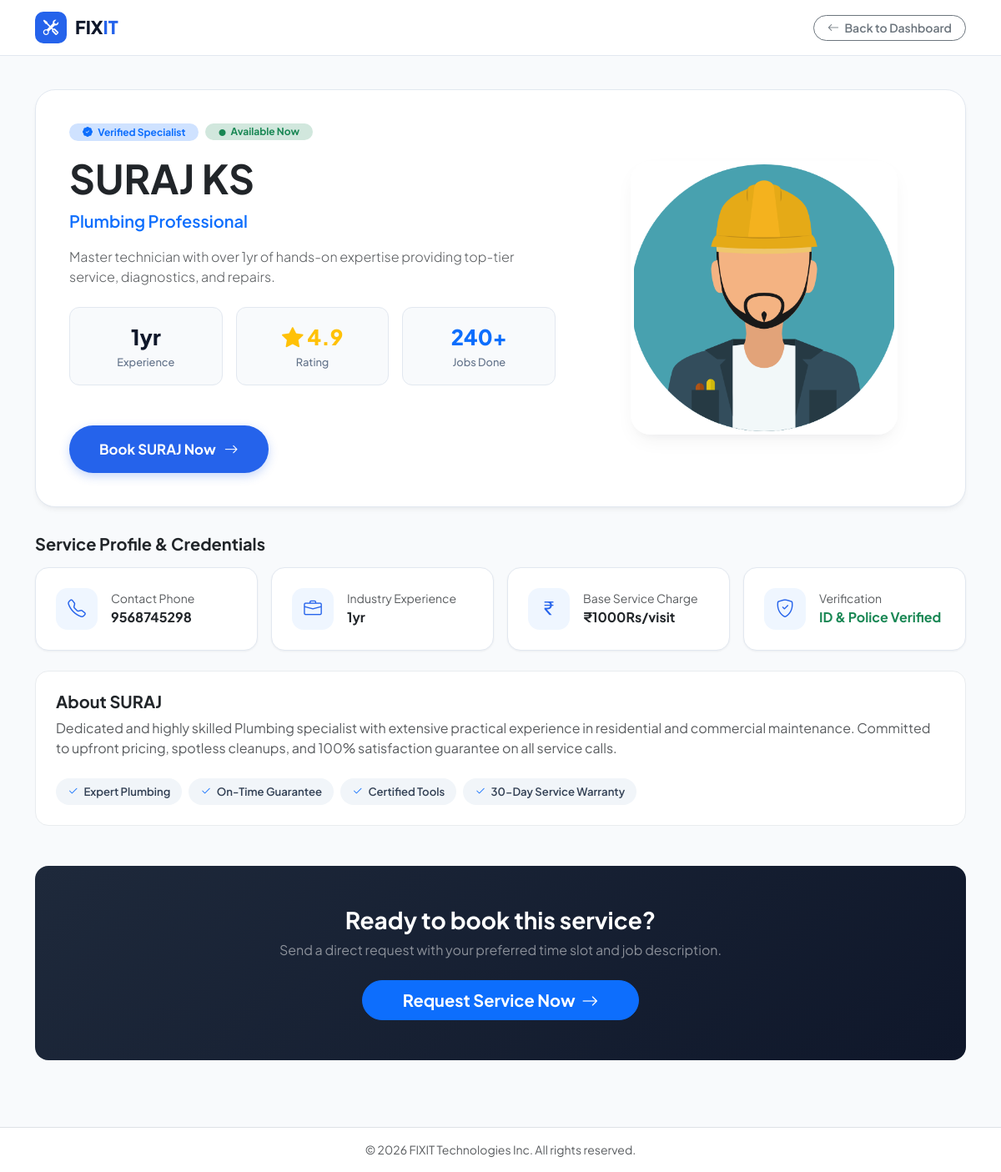
The app's page /worker/61/ with its own data.
### mainapp/models.py (models this page shows, shortened)
class Worker(models.Model):
    TITLE_CHOICES = [
        ('Mr', 'Mr.'),
        ('Ms', 'Ms.'),
    ]
    STATUS_CHOICES = [
        ('pending', 'Pending'),
        ('approved', 'Approved'),
        ('rejected', 'Rejected'),
    ]
    title = models.CharField(max_length=10, choices=TITLE_CHOICES, default='Mr')
    first_name = models.CharField(max_length=100)
    last_name = models.CharField(max_length=100)
    email = models.EmailField(max_length=100, unique=True)
    password = models.CharField(max_length=255)  # Hashed password storage
    gender = models.CharField(max_length=10, choices=[('Male', 'Male'), ('Female', 'Female')])
    phone = models.CharField(max_length=15)
    profession = models.TextField()
    experience = models.TextField()
    amount = models.TextField()
    status = models.BooleanField(default=True, )  # Worker availability
    is_approved = models.BooleanField(default=False)  # New field

### mainapp/views.py (the view)
# urls.py: path('worker/<int:worker_id>/', views.view_worker, name='view_worker'),
def view_worker(request, worker_id):
    worker = get_object_or_404(Worker, id=worker_id)
    return render(request, 'view_worker.html', {'worker': worker})

### mainapp/templates/view_worker.html (shortened to what this page needs)
{% load static %}
<!DOCTYPE html>
<html lang="en">
<head>
    <link href="https://cdn.jsdelivr.net/npm/bootstrap@5.3.3/dist/css/bootstrap.min.css" rel="stylesheet">
    <link rel="stylesheet" href="https://cdnjs.cloudflare.com/ajax/libs/bootstrap-icons/1.11.3/font/bootstrap-icons.min.css">
</head>
<body>
    <nav class="dash-navbar">
        <div class="container">
            <div class="d-flex align-items-center justify-content-between">
                <a class="brand-logo-wrap" href="{% url 'user_dashboard' %}">
                    <div class="brand-icon-box"><i class="bi bi-tools"></i></div>
                    <h1 class="brand-name">FIX<span>IT</span></h1>
                </a>
                <a href="{% url 'user_dashboard' %}" class="btn btn-outline-secondary btn-sm rounded-pill px-3 fw-semibold">
                    <i class="bi bi-arrow-left me-1"></i> Back to Dashboard
                </a>
            </div>
        </div>
    </nav>
    <main class="profile-page-content">
        <div class="container">
            <div class="profile-main-card">
                <div class="row align-items-center g-5">
                    <div class="col-lg-7">
                        <div class="d-flex align-items-center gap-2 mb-3">
                            <span class="badge bg-primary-subtle text-primary fw-bold px-3 py-1 rounded-pill">
                                <i class="bi bi-patch-check-fill me-1"></i> Verified Specialist
                            </span>
                            {% if worker.status %}
                            <span class="badge bg-success-subtle text-success fw-bold px-3 py-1 rounded-pill">
                                <i class="bi bi-circle-fill me-1" style="font-size: 0.5rem;"></i> Available Now
                            </span>
                            {% else %}
                            <span class="badge bg-danger-subtle text-danger fw-bold px-3 py-1 rounded-pill">
                                <i class="bi bi-circle-fill me-1" style="font-size: 0.5rem;"></i> Currently Busy
                            </span>
                            {% endif %}
                        </div>
                        <h1 class="fw-bold text-dark display-5 mb-2">{{ worker.first_name }} {{ worker.last_name }}</h1>
                        <p class="text-primary fw-semibold fs-5 mb-3">{{ worker.profession }} Professional</p>
                        <p class="text-muted mb-4 lead fs-6">
                            Master technician with over {{ worker.experience }} of hands-on expertise providing top-tier service, diagnostics, and repairs.
                        </p>
                        <div class="d-flex gap-3 mb-5">
                            <div class="stat-badge-box">
                                <div class="stat-value">{{ worker.experience }}</div>
                                <div class="stat-label">Experience</div>
                            </div>
                            <div class="stat-badge-box">
                                <div class="stat-value text-warning"><i class="bi bi-star-fill text-warning"></i> 4.9</div>
                                <div class="stat-label">Rating</div>
                            </div>
                            <div class="stat-badge-box">
                                <div class="stat-value text-primary">240+</div>
                                <div class="stat-label">Jobs Done</div>
                            </div>
                        </div>
                        <div>
                            {% if worker.status %}
                            <a href="{% url 'send_request' worker.id %}" class="btn-book-action">
                                Book {{ worker.first_name }} Now <i class="bi bi-arrow-right"></i>
                            </a>
                            {% else %}
                            <button class="btn btn-secondary rounded-pill px-4 py-3 fw-semibold" disabled>
                                <i class="bi bi-clock-history me-1"></i> Currently Busy / In Service
                            </button>
                            {% endif %}
                        </div>
                    </div>
                    <div class="col-lg-5 text-center">
                        <div class="worker-img-wrap">
                            <img src="{% if worker.gender == 'Male' %}{% static 'images/190691.png' %}{% elif worker.gender == 'Female' %}{% static 'images/female_avatarjpg.jpg' %}{% else %}{% static 'images/190691.png' %}{% endif %}"
                                alt="{{ worker.first_name }}" class="worker-img">
                        </div>
                    </div>
                </div>
            </div>
            <h3 class="fw-bold text-dark fs-5 mb-3">Service Profile & Credentials</h3>
            <div class="row g-3 mb-4">
                <div class="col-md-6 col-lg-3">
                    <div class="info-card">
                        <div class="info-icon-box"><i class="bi bi-telephone"></i></div>
                        <div>
                            <small class="text-muted d-block">Contact Phone</small>
                            <span class="fw-bold text-dark">{{ worker.phone }}</span>
                        </div>
                    </div>
                </div>
                <div class="col-md-6 col-lg-3">
                    <div class="info-card">
                        <div class="info-icon-box"><i class="bi bi-briefcase"></i></div>
                        <div>
                            <small class="text-muted d-block">Industry Experience</small>
                            <span class="fw-bold text-dark">{{ worker.experience }}</span>
                        </div>
                    </div>
                </div>
                <div class="col-md-6 col-lg-3">
                    <div class="info-card">
                        <div class="info-icon-box"><i class="bi bi-currency-rupee"></i></div>
                        <div>
                            <small class="text-muted d-block">Base Service Charge</small>
                            <span class="fw-bold text-dark">₹{{ worker.amount }}/visit</span>
                        </div>
                    </div>
                </div>
                <div class="col-md-6 col-lg-3">
                    <div class="info-card">
                        <div class="info-icon-box"><i class="bi bi-shield-check"></i></div>
                        <div>
                            <small class="text-muted d-block">Verification</small>
                            <span class="fw-bold text-success">ID & Police Verified</span>
                        </div>
                    </div>
                </div>
            </div>
            <div class="card border border-light-subtle rounded-4 p-4 bg-white mb-5">
                <h4 class="fw-bold text-dark fs-5 mb-2">About {{ worker.first_name }}</h4>
                <p class="text-muted mb-4">
                    Dedicated and highly skilled {{ worker.profession }} specialist with extensive practical experience in residential and commercial maintenance. Committed to upfront pricing, spotless cleanups, and 100% satisfaction guarantee on all service calls.
                </p>
                <div class="d-flex flex-wrap gap-2">
                    <span class="tag-pill"><i class="bi bi-check2 text-primary me-1"></i> Expert {{ worker.profession }}</span>
                    <span class="tag-pill"><i class="bi bi-check2 text-primary me-1"></i> On-Time Guarantee</span>
                    <span class="tag-pill"><i class="bi bi-check2 text-primary me-1"></i> Certified Tools</span>
                    <span class="tag-pill"><i class="bi bi-check2 text-primary me-1"></i> 30-Day Service Warranty</span>
                </div>
            </div>
            <div class="card border-0 rounded-4 p-5 text-center text-white" style="background: linear-gradient(135deg, #1e293b 0%, #0f172a 100%);">
                <h3 class="fw-bold mb-2">Ready to book this service?</h3>
                <p class="text-white-50 mb-4">Send a direct request with your preferred time slot and job description.</p>
                {% if worker.status %}
                <div>
                    <a href="{% url 'send_request' worker.id %}" class="btn btn-primary btn-lg rounded-pill px-5 fw-bold">
                        Request Service Now <i class="bi bi-arrow-right ms-1"></i>
                    </a>
                </div>
                {% else %}
                <div>
                    <button class="btn btn-secondary btn-lg rounded-pill px-5" disabled>Technician Currently Engaged</button>
                </div>
                {% endif %}
            </div>
        </div>
    </main>
    <footer class="border-top py-3 text-center text-muted small bg-white mt-auto">
        © 2026 FIXIT Technologies Inc. All rights reserved.
    </footer>
</body>
</html>

### mainapp/templates/view_worker.html (style rules this page uses)
:root { --bg-page: #f8fafc; --bg-card: #ffffff; --text-heading: #0f172a; --text-body: #334155; --text-muted: #64748b; --primary: #2563eb; --primary-hover: #1d4ed8; --primary-soft: #eff6ff; --border-color: #e2e8f0; --shadow-sm: 0 1px 3px rgba(15, 23, 42, 0.04), 0 1px 2px rgba(15, 23, 42, 0.02); --shadow-md: 0 4px 6px -1px rgba(15, 23, 42, 0.05), 0 2px 4px -2px rgba(15, 23, 42, 0.03); --shadow-lg: 0 10px 25px -5px rgba(15, 23, 42, 0.06), 0 8px 10px -6px rgba(15, 23, 42, 0.03); --radius-md: 12px; --radius-lg: 16px; --radius-xl: 24px; --transition: all 0.2s cubic-bezier(0.16, 1, 0.3, 1); }
html { scroll-behavior: smooth; }
body { background-color: var(--bg-page); color: var(--text-body); font-family: 'Plus Jakarta Sans', 'Inter', sans-serif; min-height: 100vh; display: flex; flex-direction: column; }
.dash-navbar { background: rgba(255, 255, 255, 0.92); backdrop-filter: blur(12px); border-bottom: 1px solid var(--border-color); padding: 14px 0; position: sticky; top: 0; z-index: 1030; }
.brand-logo-wrap { display: inline-flex; align-items: center; gap: 10px; text-decoration: none; }
.brand-icon-box { width: 38px; height: 38px; background: var(--primary); color: #ffffff; border-radius: 10px; display: flex; align-items: center; justify-content: center; font-size: 1.15rem; }
.brand-name { font-size: 1.35rem; font-weight: 800; color: var(--text-heading); margin: 0; }
.brand-name span { color: var(--primary); }
.profile-page-content { padding: 40px 0 80px; flex: 1; }
.profile-main-card { background: var(--bg-card); border: 1px solid var(--border-color); border-radius: var(--radius-xl); padding: 40px; box-shadow: var(--shadow-md); margin-bottom: 32px; }
.worker-img-wrap { width: 100%; max-width: 320px; margin: 0 auto; border-radius: var(--radius-xl); overflow: hidden; border: 4px solid #ffffff; box-shadow: var(--shadow-lg); position: relative; }
.worker-img { width: 100%; height: 320px; object-fit: cover; display: block; }
.stat-badge-box { background: #f8fafc; border: 1px solid var(--border-color); border-radius: var(--radius-md); padding: 16px 20px; text-align: center; flex: 1; }
.stat-value { font-size: 1.6rem; font-weight: 800; color: var(--text-heading); margin-bottom: 2px; }
.stat-label { font-size: 0.8rem; color: var(--text-muted); margin-bottom: 0; font-weight: 500; }
.info-card { background: var(--bg-card); border: 1px solid var(--border-color); border-radius: var(--radius-lg); padding: 24px; box-shadow: var(--shadow-sm); height: 100%; display: flex; align-items: center; gap: 16px; }
.info-icon-box { width: 50px; height: 50px; border-radius: 14px; background: var(--primary-soft); color: var(--primary); display: flex; align-items: center; justify-content: center; font-size: 1.35rem; flex-shrink: 0; }
.btn-book-action { background: var(--primary); color: #ffffff !important; font-weight: 700; font-size: 1.05rem; padding: 16px 36px; border-radius: 50px; border: none; display: inline-flex; align-items: center; gap: 10px; text-decoration: none; transition: var(--transition); box-shadow: 0 4px 12px rgba(37, 99, 235, 0.25); }
.tag-pill { background: #f1f5f9; color: var(--text-body); padding: 6px 14px; border-radius: 50px; font-size: 0.82rem; font-weight: 600; display: inline-block; }

### records on screen
Worker: first_name "SURAJ", last_name "KS", profession "Plumbing", experience "1yr", phone "9568745298", amount "1000Rs"
